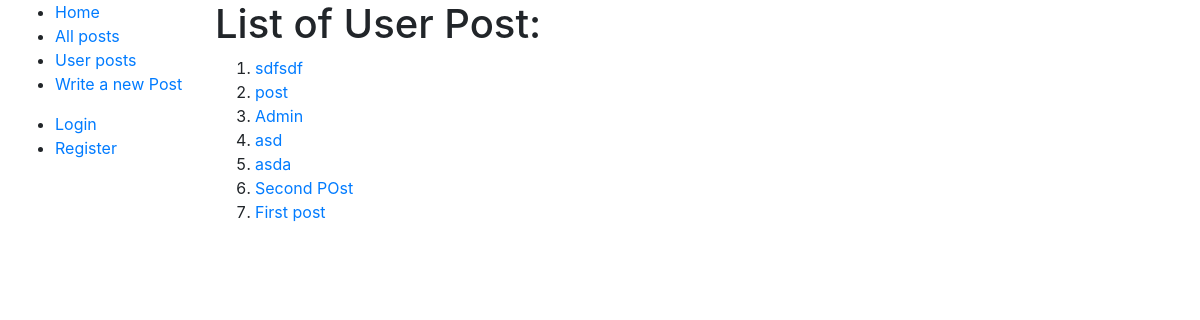
Page /all_post_list/ on the committed database.
### blog/models.py (models this page shows, shortened)
class UserPost(models.Model):
    title = models.CharField(max_length=200, unique=True)
    summary = models.CharField(max_length=100)
    image = models.ImageField(upload_to="media/images", blank=True, null=True)
    slug = models.SlugField(max_length=200, unique=True)
    author = models.ForeignKey(MyUser, on_delete=models.CASCADE, related_name='blog_posts')
    updated_on = models.DateTimeField(auto_now=True)
    content = models.TextField()
    created_on = models.DateTimeField(auto_now_add=True)
    status = models.IntegerField(choices=STATUS, default=0)
    class Meta:
        ordering = ['-created_on']
        permissions = (("can_update_post", "Can update some own posts"),)
    def get_absolute_url(self):
        some_id = self.pk
        return reverse("blog:post_detail", kwargs={"pk": some_id})

### blog/views.py (the view)
# urls.py: path("all_post_list/", views.AllPostsListView.as_view(), name="all_post"),
@method_decorator(cache_page(15), "get")
class AllPostsListView(generic.ListView):
    model = UserPost
    template_name = "blog/all_user_posts_list.html"
    paginate_by = 15
    queryset = UserPost.objects.filter(status=1)

### templates/blog/all_user_posts_list.html (shortened to what this page needs)
{% extends "base.html" %}
{% block content %}
    <fieldset>
    <h1>List of User Post:</h1>
    </fieldset>
{% if object_list %}
    <ol>
        {% for post in object_list %}
            {% if post.status == 1 %}
                <li>
                    <a href="{{ post.get_absolute_url }}">{{ post.title }}</a>
                </li>
            {% endif %}
        {% endfor %}
    </ol>
{% else %}
        <p>No post are available</p>
{% endif %}
{% endblock content %}

### rows in the picture
UserPost: title "sdfsdf"
UserPost: title "post"
UserPost: title "Admin"
UserPost: title "asd"
UserPost: title "asda"
UserPost: title "Second POst"
UserPost: title "First post"
